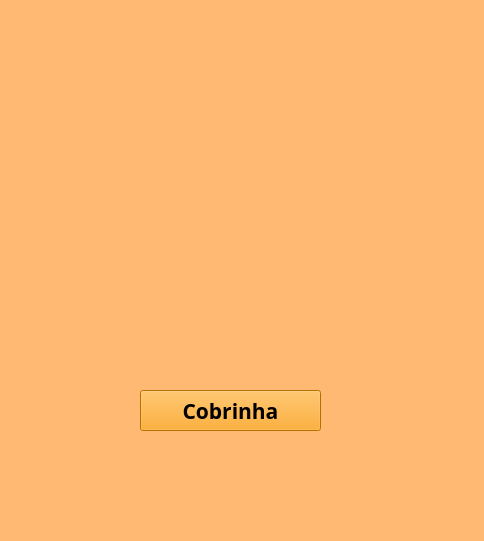
<?xml version="1.0" encoding="UTF-8"?>
<ui version="4.0">
 <class>Jogos</class>
 <widget class="QMainWindow" name="Jogos">
  <property name="geometry">
   <rect>
    <x>0</x>
    <y>0</y>
    <width>484</width>
    <height>541</height>
   </rect>
  </property>
  <property name="windowTitle">
   <string>MainWindow</string>
  </property>
  <property name="styleSheet">
   <string notr="true">background-color: rgb(255, 185, 114);</string>
  </property>
  <widget class="QWidget" name="centralwidget">
   <widget class="QLabel" name="label_2">
    <property name="geometry">
     <rect>
      <x>30</x>
      <y>0</y>
      <width>421</width>
      <height>191</height>
     </rect>
    </property>
    <property name="font">
     <font>
      <family>Ebrima</family>
      <pointsize>30</pointsize>
     </font>
    </property>
    <property name="text">
     <string/>
    </property>
    <property name="pixmap">
     <pixmap>../../../../Downloads/Joana Game (1).png</pixmap>
    </property>
    <property name="alignment">
     <set>Qt::AlignCenter</set>
    </property>
   </widget>
   <widget class="QPushButton" name="jogo1">
    <property name="geometry">
     <rect>
      <x>140</x>
      <y>390</y>
      <width>181</width>
      <height>41</height>
     </rect>
    </property>
    <property name="font">
     <font>
      <family>League Spartan</family>
      <pointsize>16</pointsize>
      <weight>75</weight>
      <bold>true</bold>
     </font>
    </property>
    <property name="styleSheet">
     <string notr="true">background-color: rgb(255, 157, 0);</string>
    </property>
    <property name="text">
     <string>Cobrinha</string>
    </property>
   </widget>
   <widget class="QLabel" name="label">
    <property name="geometry">
     <rect>
      <x>150</x>
      <y>230</y>
      <width>161</width>
      <height>151</height>
     </rect>
    </property>
    <property name="text">
     <string/>
    </property>
    <property name="pixmap">
     <pixmap>../snake.jpg</pixmap>
    </property>
   </widget>
  </widget>
  <widget class="QMenuBar" name="menubar">
   <property name="geometry">
    <rect>
     <x>0</x>
     <y>0</y>
     <width>484</width>
     <height>21</height>
    </rect>
   </property>
  </widget>
  <widget class="QStatusBar" name="statusbar"/>
 </widget>
 <resources/>
 <connections/>
</ui>
